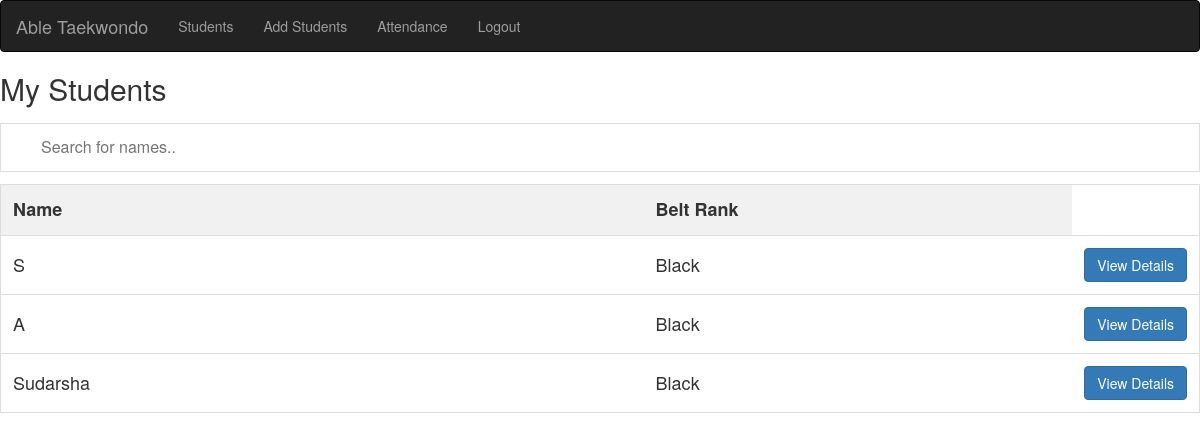
The app's page /students/ (signed in) with its own data.
### herf/models.py (models this page shows)
class students(models.Model):
    name = models.CharField(max_length=255)
    belt = models.CharField(max_length=255)
    days = models.CharField(max_length=255)
    enrollDate = models.CharField(max_length=255)
    notes = models.TextField(null=True)

### herf/views.py (the view)
# urls.py: path("students/", views.studen, name="studen"),
@login_required(login_url='/login')
def studen(request):
    return render(request, 'students.html', {"students":students.objects.all()})

### templates/students.html (shortened to what this page needs)
<!DOCTYPE html>
<html lang="en">
<head>
  <link rel="stylesheet" href="https://maxcdn.bootstrapcdn.com/bootstrap/3.4.1/css/bootstrap.min.css">
</head>
<body>
<nav class="navbar navbar-inverse">
  <div class="container-fluid">
    <div class="navbar-header">
      <a class="navbar-brand" href="/students">Able Taekwondo</a>
    </div>
    <ul class="nav navbar-nav">
      <li><a href="/students">Students</a></li>
              <li><a href="/addstudents">Add Students</a></li>
      <li><a href="/checkin">Attendance</a></li>
      <li><a href="/logout">Logout</a></li>
    </ul>
  </div>
</nav>
<h2>My Students</h2>
<input type="text" id="myInput" onkeyup="search()" placeholder="Search for names.." title="Type in a name">
<table id="myTable">
  <tr class="header">
    <th style="width:60%;">Name</th>
    <th style="width:40%;">Belt Rank</th>
  </tr>
  {%for student in students%}
  <tr>
    <td>{{student.name}}</td>
    <td>{{student.belt}}</td>
    <td>
      <a href="/details/{{student.id}}">
          <input type="submit"  class="btn btn-primary" value="View Details">
    </td>
  </tr>
  {%endfor%}
</table>
</body>
</html>

### templates/students.html (style rules this page uses)
body { font-family: Arial, Helvetica, sans-serif; }
input[type=text], input[type=password] { width: 100%; padding: 12px 20px; margin: 8px 0; display: inline-block; border: 1px solid #ccc; box-sizing: border-box; }
#myInput { background-image: url('/css/searchicon.png'); background-position: 10px 10px; background-repeat: no-repeat; width: 100%; font-size: 16px; padding: 12px 20px 12px 40px; border: 1px solid #ddd; margin-bottom: 12px; }
#myTable { border-collapse: collapse; width: 100%; border: 1px solid #ddd; font-size: 18px; }
#myTable th, #myTable td { text-align: left; padding: 12px; }
#myTable tr { border-bottom: 1px solid #ddd; }
#myTable tr.header, #myTable tr:hover { background-color: #f1f1f1; }
body { overflow: scroll; }

### records on screen
students: name "S", belt "Black"
students: name "A", belt "Black"
students: name "Sudarsha", belt "Black"
